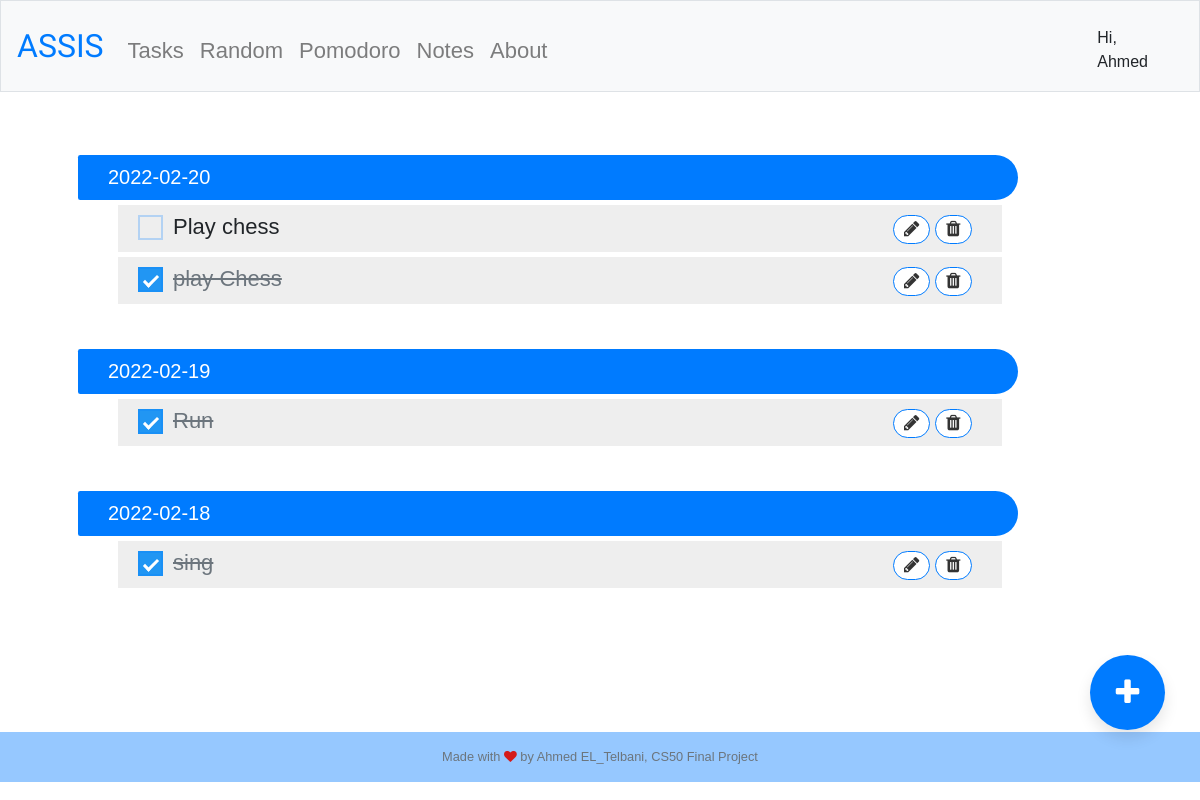
Page /tasks (signed in) on the committed database.
### tables this page shows
CREATE TABLE 'tasks' ('user_id' integer, 'task' text, 'Checked' boolean,'date' text, 'id'  INTEGER PRIMARY KEY NOT NULL  );

### application.py (the view, shortened to what this page needs)
@app.route("/tasks", methods=["GET", "POST"])
@login_required
def tasks():
    if request.method == "GET":
        user_id = session["user_id"]
        tasks = {}
        dates = db.execute("SELECT DISTINCT date FROM tasks WHERE user_id=:p_id ORDER BY date DESC", p_id=user_id)
        task_dates = [ date['date'] for date in dates ]
        for date in task_dates:
            task_row = db.execute("SELECT id, task, checked FROM tasks WHERE user_id=:p_id AND date=:p_date", p_id=user_id, p_date=date)
            tasks[date] = task_row
        days = list(tasks.keys())
        day_lenth = len(days)
        display = "none"
        if day_lenth == 0:
            display = "block"
        newDays = convert(days)
        return render_template("/tasks.html", day_lenth=day_lenth, tasks=tasks, days=days, newDays=newDays, display=display)

### application.py (called while the page is built)
@app.after_request
def after_request(response):
    response.headers["Cache-Control"] = "no-cache, no-store, must-revalidate"
    response.headers["Expires"] = 0
    response.headers["Pragma"] = "no-cache"
    return response

def convert(days_list):
    newList = []
    for day in days_list:
        if day == today:
            newList.append("Today")
        elif day == yesterday:
            newList.append("Yesterday")
        elif day == tomorrow:
            newList.append("Tomorrow")
        else:
            newList.append(day)
    return newList

### helpers.py (called while the page is built)
def login_required(f):
    @wraps(f)
    def decorated_function(*args, **kwargs):
        if session.get("user_id") is None:
            return redirect("/login")
        return f(*args, **kwargs)
    return decorated_function

### templates/tasks.html (shortened to what this page needs)
{% extends "layout.html" %}
{% block main %}
    <div class="container">
        <div class="tasks">
            {% for i in range(day_lenth): %}
            <div class="day">
                <span class="date">{{ newDays[i] }}</span>
                <div class="list">
                    <ul>
                        {% for task in tasks.get(days[i]): %}
                        <li>
                            <form action="/tasks" method="post">
                                <label class="container-checkbox">
                                    <label class="cbox_label">{{ task.get("task") }}</label>
                                    <span class="checkmark"></span>
                                </label>
                                <span class="btns">
                                    <button type="submit" name="task_btn" value="edit_show" class="options_btns"><i class="fa fa-pencil" aria-hidden="true"></i></button>
                                    <button type="submit" name="task_btn" value="delete" class="options_btns"><i class="fa fa-trash" aria-hidden="true"></i></button>
                                </span>
                            </form>
                        </li>
                        {% endfor %}
                    </ul>
                </div>
            </div>
            {% endfor %}
        </div>
    </div>
    <div class="add_floating_btn">
        <a href="#add" class="add_btn"><i class="fa fa-plus" aria-hidden="true"></i></a>
    </div>
{% endblock %}

### static/styles.css (style rules this page uses)
*, body, html { font-family: arial, sans-serif; box-sizing: border-box; }
.container { min-height: 80vh; padding: 3rem; }
.add_floating_btn { width: 75px; height: 75px; line-height: 70px; background: #007bff; color: #fff; border-radius: 50%; position: fixed; right: 35px; bottom: 70px; font-size: 20px; font-weight: 500; cursor: pointer; box-shadow: 0px 8px 15px rgb(0 0 0 / 10%); transition: all 0.3s ease 0s; outline: none; border: none; }
.add_btn { font-weight: 100; color: #fff; text-decoration: none; font-size: 30px; line-height: 75px; }
.tasks { width: 100%; text-align: left; font-size: 18px; }
.day { margin-bottom: 45px; margin-top: 15px; }
span.date { background: #007bff; color: #fff; font-size: 20px; border-radius: 5px 50px 50px 5px; width: 90%; height: 45px; line-height: 45px; display: block; padding-left: 30px; }
.list ul { list-style: none; display: block; }
.list ul li { padding: 10px 0px 10px 20px; background: #eee; display: block; margin-top: 5px; width: 88%; }
span.btns { float: right; display: block; padding-right: 30px; }
.options_btns { background: #fff; outline: none; border: 1px solid #007bff; border-radius: 50px; padding: 0px 10px 0px 10px; color: #545b62; transition: all 0.3s ease 0s; color: #333; }
.container-checkbox { position: relative; line-height: 23px; height: 15px; padding-left: 35px; margin-bottom: 12px; cursor: pointer; font-size: 22px; -webkit-user-select: none; -moz-user-select: none; -ms-user-select: none; user-select: none; }
.cbox:checked + .cbox_label { text-decoration: line-through; color: #6c757d; }
.container-checkbox .checkmark { position: absolute; border: 2px solid rgb(0 123 255 / 25%); top: 0; left: 0; height: 25px; width: 25px; background-color: #eee; }
.container-checkbox input:checked ~ .checkmark { background-color: #2196F3; }
.container-checkbox .checkmark:after { content: ""; position: absolute; display: none; }
.cbox:checked ~ .checkmark:after { display: block; }
.container-checkbox .checkmark:after { left: 7px; top: 3px; width: 8px; height: 15px; border: solid white; border-width: 0 3px 3px 0; -webkit-transform: rotate(45deg); -ms-transform: rotate(45deg); transform: rotate(45deg); }

### rows in the picture
tasks: get "Play chess"
tasks: get "play Chess"
tasks: get "Run"
tasks: get "sing"

### other values in the picture
{{ newDays[i] }} "2022-02-20" "2022-02-19" "2022-02-18"
